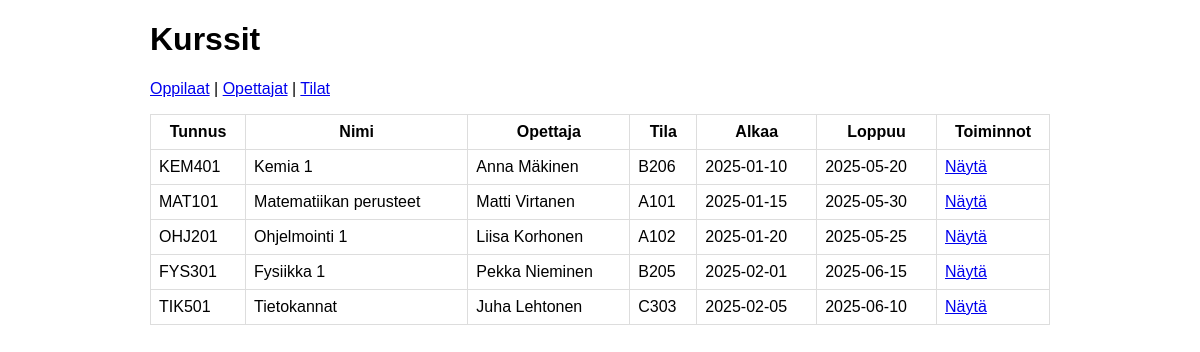
Page /kurssienhallinta/index.php on the earlier database version.
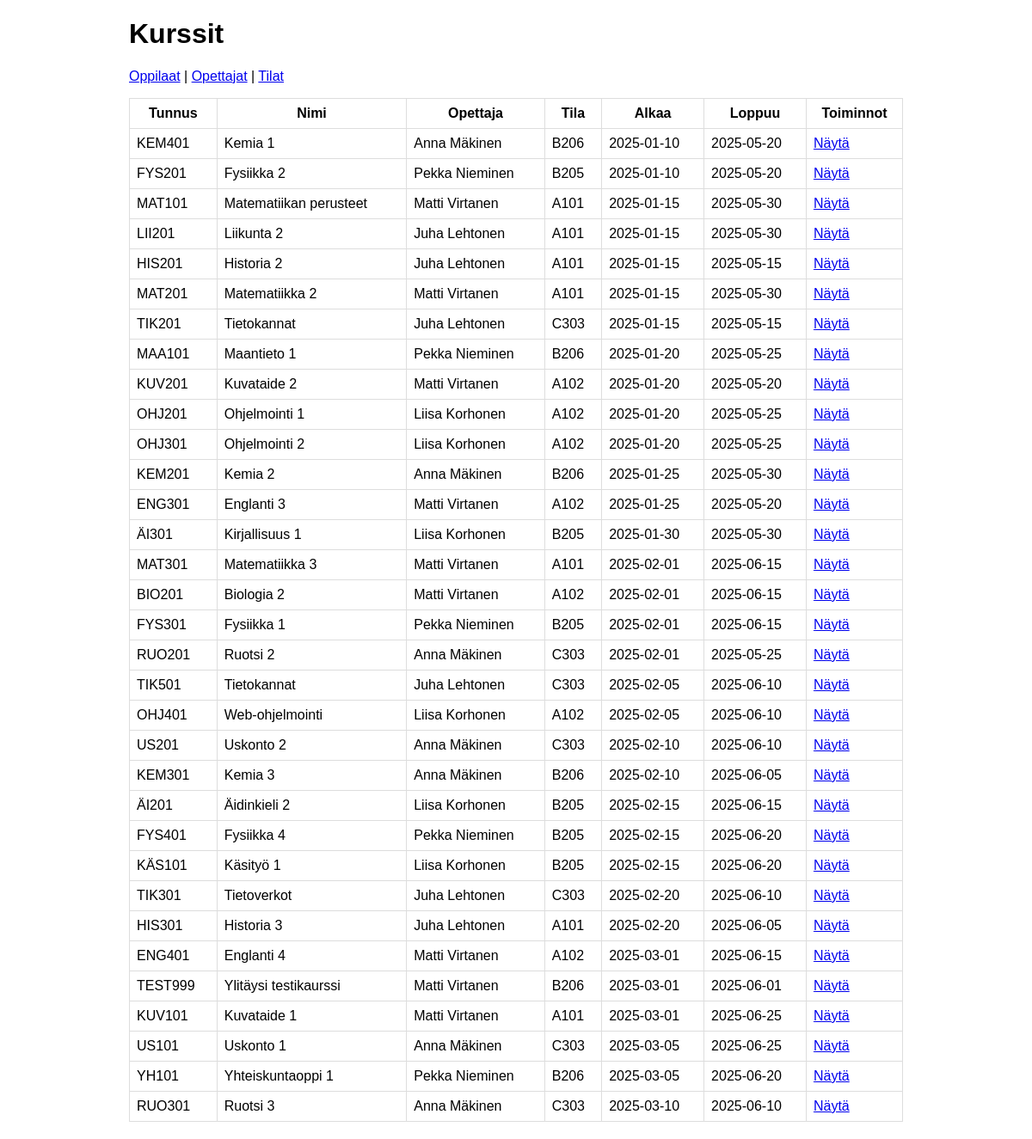
Same page on the later database version.
### tables this page shows
CREATE TABLE `kurssit` (
  `kurssi_id` int(11) NOT NULL,
  `kurssin_tunnus` varchar(20) NOT NULL,
  `kurssi_nimi` varchar(100) NOT NULL,
  `kurssikuvaus` text DEFAULT NULL,
  `aloituspaiva` date NOT NULL,
  `lopetuspaiva` date NOT NULL,
  `opettaja_id` int(11) NOT NULL,
  `tila_id` int(11) NOT NULL
);

CREATE TABLE `opettajat` (
  `opettaja_id` int(11) NOT NULL,
  `etunimi` varchar(50) NOT NULL,
  `sukunimi` varchar(50) NOT NULL,
  `aine` varchar(100) NOT NULL
);

CREATE TABLE `tilat` (
  `tila_id` int(11) NOT NULL,
  `tila_nimi` varchar(50) NOT NULL,
  `paikkoja` int(11) NOT NULL
);

### kurssienhallinta/index.php (the view, shortened to what this page needs)
<?php
$pdo = getPDO();
$stmt = $pdo->query("SELECT k.kurssi_id, k.kurssin_tunnus, k.kurssi_nimi, k.aloituspaiva, k.lopetuspaiva, o.etunimi AS op_etunimi, o.sukunimi AS op_sukunimi, t.tila_nimi
    FROM kurssit k
    JOIN opettajat o ON k.opettaja_id = o.opettaja_id
    JOIN tilat t ON k.tila_id = t.tila_id
    ORDER BY k.aloituspaiva ASC");
$kurssit = $stmt->fetchAll();
?>
<!doctype html>
<html lang="fi">
<head>
</head>
<body>
  <h1>Kurssit</h1>
  <p><a href="oppilaat.php">Oppilaat</a> | <a href="opettajat.php">Opettajat</a> | <a href="tilat.php">Tilat</a></p>
  <table>
    <thead>
      <tr><th>Tunnus</th><th>Nimi</th><th>Opettaja</th><th>Tila</th><th>Alkaa</th><th>Loppuu</th><th>Toiminnot</th></tr>
    </thead>
    <tbody>
      <?php foreach($kurssit as $k): ?>
      <tr>
        <td><?=htmlspecialchars($k['kurssin_tunnus'])?></td>
        <td><?=htmlspecialchars($k['kurssi_nimi'])?></td>
        <td><?=htmlspecialchars($k['op_etunimi'] . ' ' . $k['op_sukunimi'])?></td>
        <td><?=htmlspecialchars($k['tila_nimi'] ?? $k['tila_nimi'])?></td>
        <td><?=htmlspecialchars($k['aloituspaiva'])?></td>
        <td><?=htmlspecialchars($k['lopetuspaiva'])?></td>
        <td><a href="kurssi.php?id=<?= $k['kurssi_id'] ?>">Näytä</a></td>
      </tr>
      <?php endforeach; ?>
    </tbody>
  </table>
</body>
</html>

Differences in the rows shown:
added kurssit: kurssin_tunnus "FYS201", kurssi_nimi "Fysiikka 2", opettaja.sukunimi "Pekka Nieminen", tila.tila_nimi "B205", aloituspaiva "2025-01-10", lopetuspaiva "2025-05-20"
added kurssit: kurssin_tunnus "LII201", kurssi_nimi "Liikunta 2", opettaja.sukunimi "Juha Lehtonen", tila.tila_nimi "A101", aloituspaiva "2025-01-15", lopetuspaiva "2025-05-30"
added kurssit: kurssin_tunnus "HIS201", kurssi_nimi "Historia 2", opettaja.sukunimi "Juha Lehtonen", tila.tila_nimi "A101", aloituspaiva "2025-01-15", lopetuspaiva "2025-05-15"
added kurssit: kurssin_tunnus "MAT201", kurssi_nimi "Matematiikka 2", opettaja.sukunimi "Matti Virtanen", tila.tila_nimi "A101", aloituspaiva "2025-01-15", lopetuspaiva "2025-05-30"
added kurssit: kurssin_tunnus "TIK201", kurssi_nimi "Tietokannat", opettaja.sukunimi "Juha Lehtonen", tila.tila_nimi "C303", aloituspaiva "2025-01-15", lopetuspaiva "2025-05-15"
added kurssit: kurssin_tunnus "MAA101", kurssi_nimi "Maantieto 1", opettaja.sukunimi "Pekka Nieminen", tila.tila_nimi "B206", aloituspaiva "2025-01-20", lopetuspaiva "2025-05-25"
added kurssit: kurssin_tunnus "KUV201", kurssi_nimi "Kuvataide 2", opettaja.sukunimi "Matti Virtanen", tila.tila_nimi "A102", aloituspaiva "2025-01-20", lopetuspaiva "2025-05-20"
added kurssit: kurssin_tunnus "OHJ301", kurssi_nimi "Ohjelmointi 2", opettaja.sukunimi "Liisa Korhonen", tila.tila_nimi "A102", aloituspaiva "2025-01-20", lopetuspaiva "2025-05-25"
added kurssit: kurssin_tunnus "KEM201", kurssi_nimi "Kemia 2", opettaja.sukunimi "Anna Mäkinen", tila.tila_nimi "B206", aloituspaiva "2025-01-25", lopetuspaiva "2025-05-30"
added kurssit: kurssin_tunnus "ENG301", kurssi_nimi "Englanti 3", opettaja.sukunimi "Matti Virtanen", tila.tila_nimi "A102", aloituspaiva "2025-01-25", lopetuspaiva "2025-05-20"
added kurssit: kurssin_tunnus "ÄI301", kurssi_nimi "Kirjallisuus 1", opettaja.sukunimi "Liisa Korhonen", tila.tila_nimi "B205", aloituspaiva "2025-01-30", lopetuspaiva "2025-05-30"
added kurssit: kurssin_tunnus "MAT301", kurssi_nimi "Matematiikka 3", opettaja.sukunimi "Matti Virtanen", tila.tila_nimi "A101", aloituspaiva "2025-02-01", lopetuspaiva "2025-06-15"
added kurssit: kurssin_tunnus "BIO201", kurssi_nimi "Biologia 2", opettaja.sukunimi "Matti Virtanen", tila.tila_nimi "A102", aloituspaiva "2025-02-01", lopetuspaiva "2025-06-15"
added kurssit: kurssin_tunnus "RUO201", kurssi_nimi "Ruotsi 2", opettaja.sukunimi "Anna Mäkinen", tila.tila_nimi "C303", aloituspaiva "2025-02-01", lopetuspaiva "2025-05-25"
added kurssit: kurssin_tunnus "OHJ401", kurssi_nimi "Web-ohjelmointi", opettaja.sukunimi "Liisa Korhonen", tila.tila_nimi "A102", aloituspaiva "2025-02-05", lopetuspaiva "2025-06-10"
added kurssit: kurssin_tunnus "US201", kurssi_nimi "Uskonto 2", opettaja.sukunimi "Anna Mäkinen", tila.tila_nimi "C303", aloituspaiva "2025-02-10", lopetuspaiva "2025-06-10"
added kurssit: kurssin_tunnus "KEM301", kurssi_nimi "Kemia 3", opettaja.sukunimi "Anna Mäkinen", tila.tila_nimi "B206", aloituspaiva "2025-02-10", lopetuspaiva "2025-06-05"
added kurssit: kurssin_tunnus "ÄI201", kurssi_nimi "Äidinkieli 2", opettaja.sukunimi "Liisa Korhonen", tila.tila_nimi "B205", aloituspaiva "2025-02-15", lopetuspaiva "2025-06-15"
added kurssit: kurssin_tunnus "FYS401", kurssi_nimi "Fysiikka 4", opettaja.sukunimi "Pekka Nieminen", tila.tila_nimi "B205", aloituspaiva "2025-02-15", lopetuspaiva "2025-06-20"
added kurssit: kurssin_tunnus "KÄS101", kurssi_nimi "Käsityö 1", opettaja.sukunimi "Liisa Korhonen", tila.tila_nimi "B205", aloituspaiva "2025-02-15", lopetuspaiva "2025-06-20"
added kurssit: kurssin_tunnus "TIK301", kurssi_nimi "Tietoverkot", opettaja.sukunimi "Juha Lehtonen", tila.tila_nimi "C303", aloituspaiva "2025-02-20", lopetuspaiva "2025-06-10"
added kurssit: kurssin_tunnus "HIS301", kurssi_nimi "Historia 3", opettaja.sukunimi "Juha Lehtonen", tila.tila_nimi "A101", aloituspaiva "2025-02-20", lopetuspaiva "2025-06-05"
added kurssit: kurssin_tunnus "ENG401", kurssi_nimi "Englanti 4", opettaja.sukunimi "Matti Virtanen", tila.tila_nimi "A102", aloituspaiva "2025-03-01", lopetuspaiva "2025-06-15"
added kurssit: kurssin_tunnus "TEST999", kurssi_nimi "Ylitäysi testikaurssi", opettaja.sukunimi "Matti Virtanen", tila.tila_nimi "B206", aloituspaiva "2025-03-01", lopetuspaiva "2025-06-01"
added kurssit: kurssin_tunnus "KUV101", kurssi_nimi "Kuvataide 1", opettaja.sukunimi "Matti Virtanen", tila.tila_nimi "A101", aloituspaiva "2025-03-01", lopetuspaiva "2025-06-25"
added kurssit: kurssin_tunnus "US101", kurssi_nimi "Uskonto 1", opettaja.sukunimi "Anna Mäkinen", tila.tila_nimi "C303", aloituspaiva "2025-03-05", lopetuspaiva "2025-06-25"
added kurssit: kurssin_tunnus "YH101", kurssi_nimi "Yhteiskuntaoppi 1", opettaja.sukunimi "Pekka Nieminen", tila.tila_nimi "B206", aloituspaiva "2025-03-05", lopetuspaiva "2025-06-20"
added kurssit: kurssin_tunnus "RUO301", kurssi_nimi "Ruotsi 3", opettaja.sukunimi "Anna Mäkinen", tila.tila_nimi "C303", aloituspaiva "2025-03-10", lopetuspaiva "2025-06-10"
